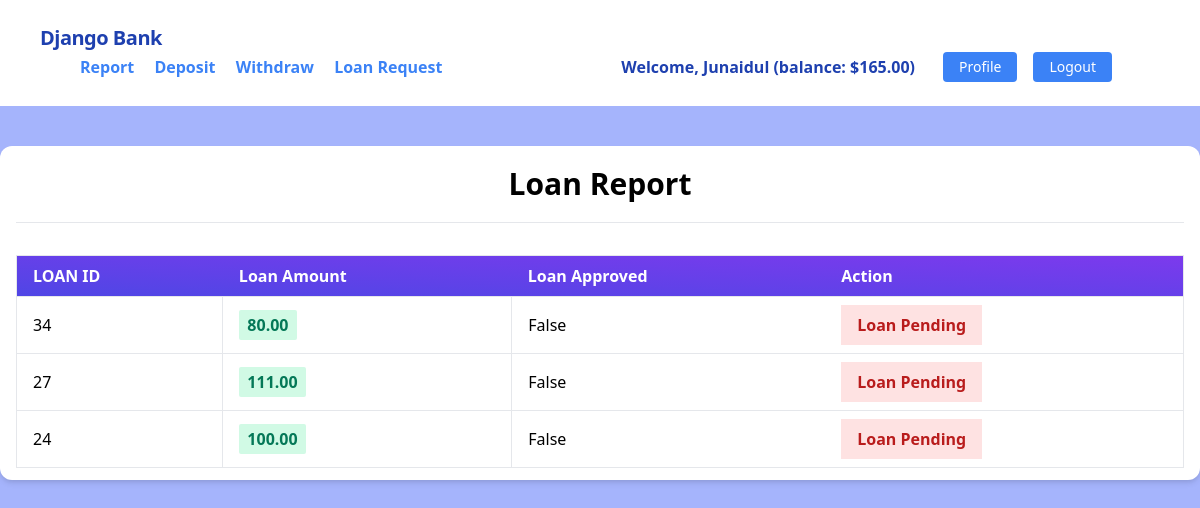
Page /transactions/loan-list/ (signed in) on the committed database.
### accounts/models.py (models this page shows, shortened)
class UserBankAccount(models.Model):
    user = models.OneToOneField(
        User, related_name='account', on_delete=models.CASCADE)
    account_type = models.CharField(max_length=10, choices=ACCOUNT_TYPE)
    account_no = models.IntegerField(unique=True)
    birth_date = models.DateField(null=True, blank=True)
    gender = models.CharField(max_length=10, choices=GENDER_TYPE)
    balance = models.DecimalField(default=0, max_digits=12, decimal_places=2)
    initial_deposit_date = models.DateField(auto_now_add=True)

### transactions/models.py (models this page shows, shortened)
class Transaction(models.Model):
    account = models.ForeignKey(
        UserBankAccount, related_name='transactions', on_delete=models.CASCADE)
    amount = models.DecimalField(max_digits=12, decimal_places=2)
    balance_after_transaction = models.DecimalField(
        max_digits=12, decimal_places=2)
    transaction_type = models.CharField(
        max_length=20, choices=TRANSACTION_TYPE, null=True, blank=True)
    timestamp = models.DateTimeField(auto_now_add=True)
    loan_approved = models.BooleanField(default=False)
    loan_repayment = models.BooleanField(default=False)
    class Meta:
        ordering = ['-timestamp']

### transactions/views.py (the view)
# urls.py: path('loan-list/', LoanList.as_view(), name='loan-list'),
class LoanList(LoginRequiredMixin, ListView):
    template_name = 'loan_request.html'
    model = Transaction
    context_object_name = 'loans'
    def get_queryset(self):
        customer = self.request.user.account
        loan_queryset = Transaction.objects.filter(
            account=customer, transaction_type='Loan')
        return loan_queryset

### transactions/templates/loan_request.html (shortened to what this page needs)
{% extends 'base.html' %}
{% block content %}
<div class="my-10 py-3 px-4 bg-white rounded-xl shadow-md">
  <h1 class="font-bold text-3xl text-center pb-5 pt-2">Loan Report</h1>
  <hr />
  <table class="table-auto mx-auto w-full px-5 rounded-xl mt-8 border dark:border-neutral-500">
    <thead class="bg-purple-900 text-white text-left">
      <tr class="bg-gradient-to-tr from-indigo-600 to-purple-600 rounded-md py-2 px-4 text-white font-bold">
        <th class="px-4 py-2">LOAN ID</th>
        <th class="px-4 py-2">Loan Amount</th>
        <th class="px-4 py-2">Loan Approved</th>
        <th class="px-4 py-2">Action</th>
      </tr>
    </thead>
    <tbody>
      {% for loan in loans %}
      <tr class="border dark:border-neutral-500">
        <td class="px-4 py-2">
          {{ loan.id }}
        </td>
        <td class="px-4 py-3 text-s border">
          <span class="px-2 py-1 font-bold leading-tight rounded-sm text-green-700 bg-green-100">
            {{ loan.amount }}
          </span>
        </td>
        <td class="px-4 py-2">
          {{ loan.loan_approved }}
        </td>
        <td class="px-4 py-2">
          {% if loan.loan_approved %}
            {% if loan.loan_repayment %}
              <p class="font-bold text-green-700 bg-green-100 inline-block px-4 py-2">Paid</p>
            {% else %}
              <a class="font-bold bg-red-600 text-white hover:text-blue-800 hover:bg-white border border-blue-600 font-bold px-4 py-2 rounded-lg"
            href='{% url "loan-repayment" loan.id %}'>Pay</a>
            {% endif %}
          {% else %}
            <p class="font-bold text-red-700 bg-red-100 inline-block px-4 py-2">Loan Pending</p>
          {% endif %}
        </td>
      </tr>
      {% endfor %}
    </tbody>
  </table>
</div>
{% endblock %}

### core/templates/base.html (shortened to what this page needs)
<!DOCTYPE html>
<html lang="en">
<head>
    <link rel="stylesheet" href="https://unpkg.com/tailwindcss@2.0.1/dist/tailwind.min.css">
</head>
<body class="bg-indigo-300">
    {% include 'navbar.html' %}
    {% block content %} {% endblock %}
</body>
</html>

### core/templates/navbar.html (shortened to what this page needs)
<nav class="flex items-center justify-between flex-wrap bg-white p-6 px-10">
    <div class="flex items-center flex-shrink-0 text-white mr-6">
        <span class="font-semibold text-xl tracking-tight text-blue-800"><a href="{% url 'home' %}">Django
                Bank</a></span>
    </div>
    <div class="w-full block flex-grow lg:flex lg:items-center lg:w-auto px-10">
        {% if request.user.is_authenticated %}
        <div class="text-md font-semibold lg:flex-grow">
            <a href="{% url 'transaction-report' %}"
                class="block mt-4 lg:inline-block lg:mt-0 text-blue-500 hover:text-blue-800 hover:font-black mr-4">
                Report
            </a>
            <a href="{% url 'deposit' %}"
                class="block mt-4 lg:inline-block lg:mt-0 text-blue-500 hover:text-blue-800 hover:font-black mr-4">
                Deposit
            </a>
            <a href="{% url 'withdraw' %}"
                class="block mt-4 lg:inline-block lg:mt-0 text-blue-500 hover:text-blue-800 hover:font-black mr-4">
                Withdraw
            </a>
            <a href="{% url 'loan-request' %}"
                class="block mt-4 lg:inline-block lg:mt-0 text-blue-500 hover:text-blue-800 hover:font-black mr-4">
                Loan Request
            </a>
        </div>
        <div class="flex w-auto">
            <div class="text-blue-800 my-auto font-black px-5">Welcome, {{request.user.first_name}} (balance:
                ${{request.user.account.balance}})</div>
            <a href="{% url 'profile' %}"
                class="mx-2 inline-block font-medium text-sm px-4 py-2 leading-none bg-blue-500 rounded text-white border-white hover:border-transparent hover:text-dark hover:bg-blue-800 mt-4 lg:mt-0">Profile</a>
            <a href="{% url 'logout' %}"
                class="mx-2 inline-block font-medium text-sm px-4 py-2 leading-none bg-blue-500 rounded text-white border-white hover:border-transparent hover:text-dark hover:bg-blue-800 mt-4 lg:mt-0">Logout</a>
        </div>
        {% endif %}
    </div>
</nav>

### rows in the picture
Transaction: id "34", amount "80.00", loan_approved "False", shows "Loan Pending"
Transaction: id "27", amount "111.00", loan_approved "False", shows "Loan Pending"
Transaction: id "24", amount "100.00", loan_approved "False", shows "Loan Pending"

### other values in the picture
{{ request.user.first_name }} "Junaidul"
{{ request.user.account.balance }} "165.00"
